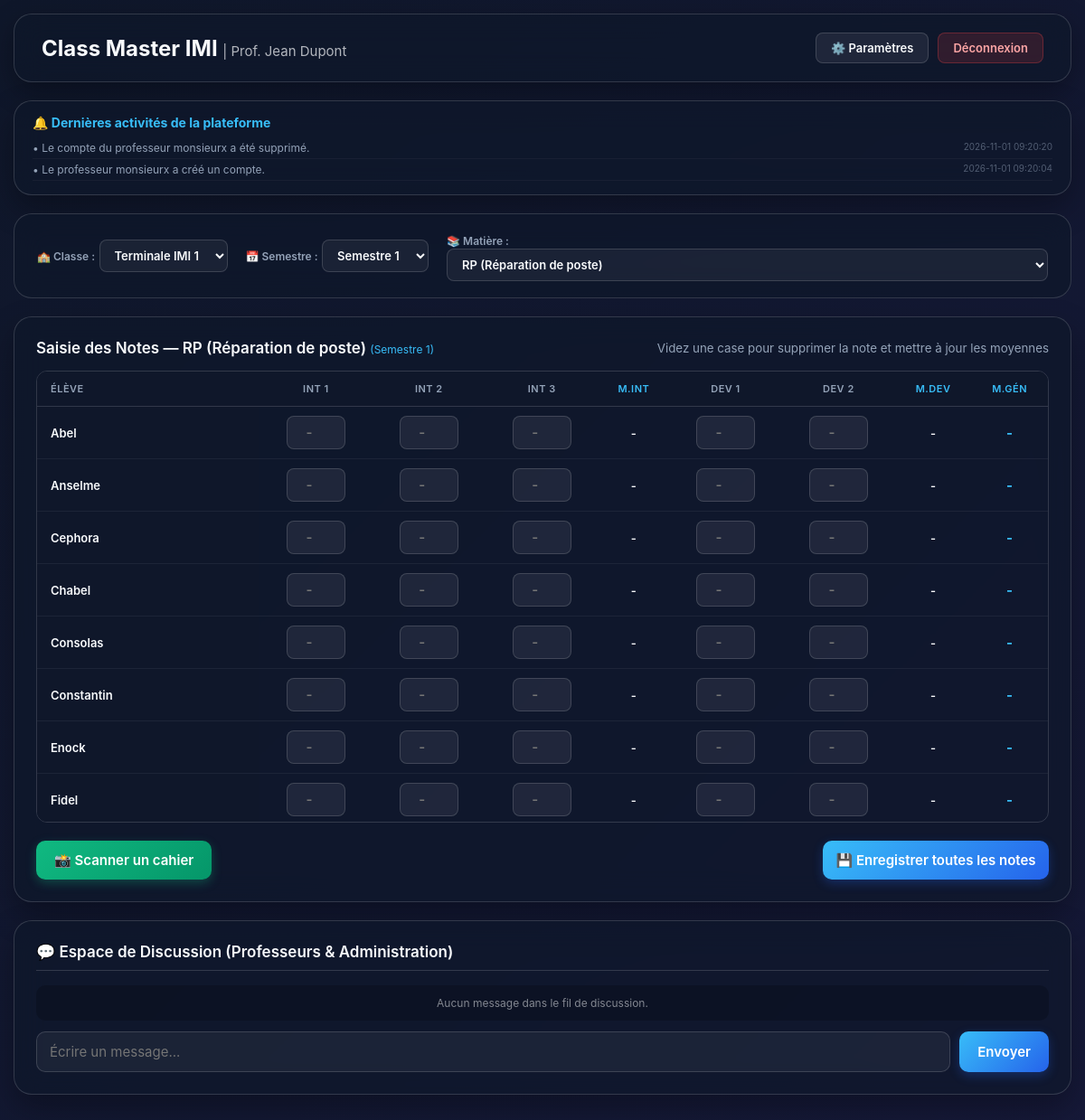
The app's page / (signed in), older data.
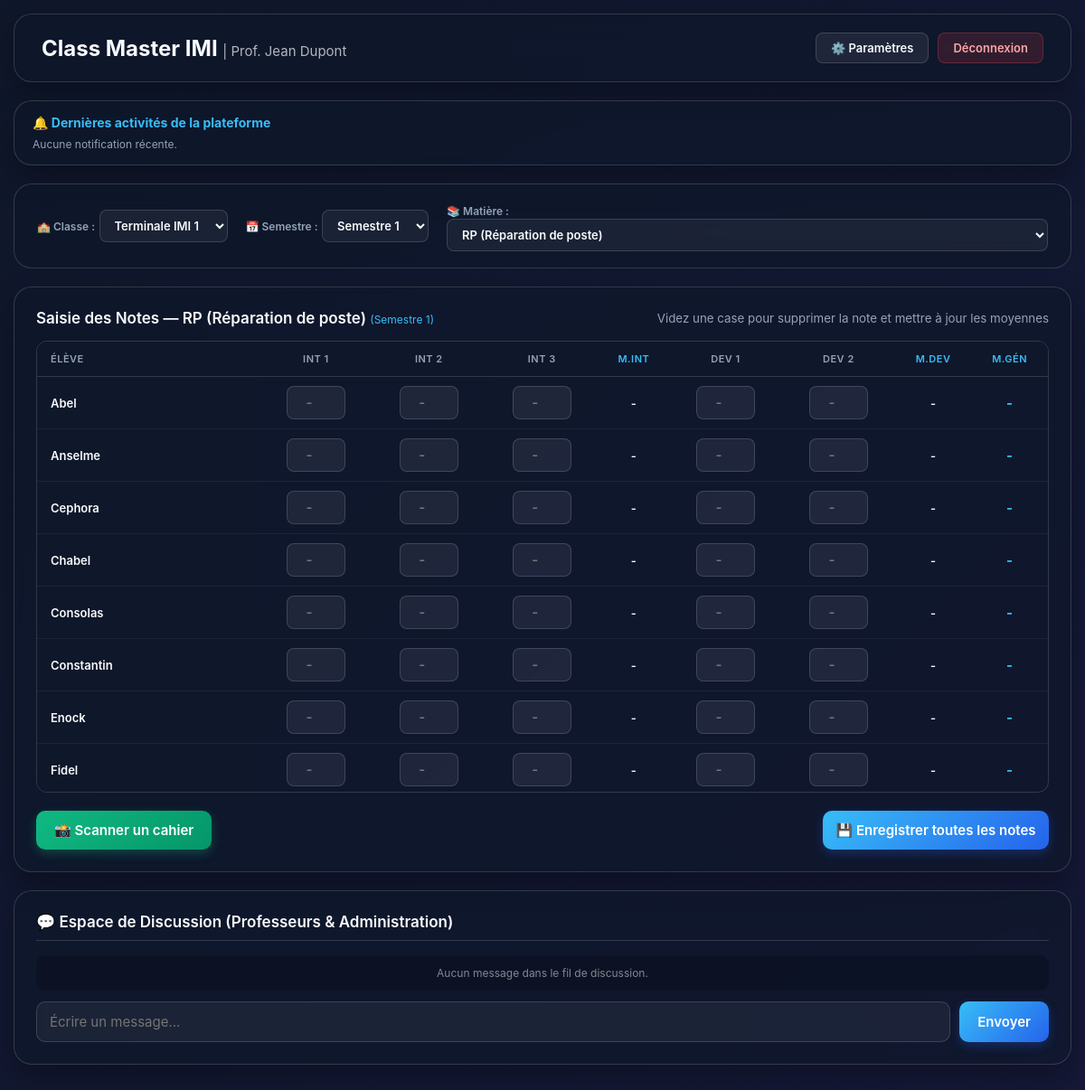
The same page, newer data.
### tables this page shows
CREATE TABLE notifications (
                    id INTEGER PRIMARY KEY AUTOINCREMENT,
                    message TEXT NOT NULL,
                    date_creation TIMESTAMP DEFAULT CURRENT_TIMESTAMP);

CREATE TABLE eleves (
                    id INTEGER PRIMARY KEY AUTOINCREMENT,
                    nom TEXT NOT NULL,
                    classe TEXT NOT NULL,
                    code_secret TEXT UNIQUE);

### app.py (the view, shortened to what this page needs)
@app.route('/', methods=['GET', 'POST'])
def index():
    if 'prof_id' in session:
        view = request.args.get('view', 'dashboard')
        message = ''
        success_message = ''
        conn = get_db_connection()
        prof_info = conn.execute('SELECT * FROM profs WHERE id = ?', (session['prof_id'],)).fetchone()
        matiere_selectionnee = request.args.get('matiere', MATIERES_OFFICIELLES[0])
        classe_selectionnee = request.args.get('classe', 'Terminale IMI 1')
        semestre_selectionne = request.args.get('semestre', SEMESTRES_OFFICIELS[0])
        notes = conn.execute('SELECT * FROM notes WHERE matiere = ? AND classe = ? AND semestre = ?',
                             (matiere_selectionnee, classe_selectionnee, semestre_selectionne)).fetchall()
        liste_eleves = conn.execute('SELECT * FROM eleves WHERE classe = ? ORDER BY nom ASC', (classe_selectionnee,)).fetchall()
        bilan_eleves = []
        for e in liste_eleves:
            notes_eleve = [n for n in notes if n['nom_eleve'] == e['nom']]
            notes_dict = {n['type_eval']: n['note'] for n in notes_eleve}
            i1 = notes_dict.get('Interrogation 1', '')
            i2 = notes_dict.get('Interrogation 2', '')
            i3 = notes_dict.get('Interrogation 3', '')
            d1 = notes_dict.get('Devoir 1', '')
            d2 = notes_dict.get('Devoir 2', '')
            n_interro = [n['note'] for n in notes_eleve if 'Interrogation' in n['type_eval']]
            n_devoir = [n['note'] for n in notes_eleve if 'Devoir' in n['type_eval']]
            m_interro = sum(n_interro) / len(n_interro) if n_interro else None
            m_devoir = sum(n_devoir) / len(n_devoir) if n_devoir else None
            toutes_notes = [n['note'] for n in notes_eleve]
            m_gen = sum(toutes_notes) / len(toutes_notes) if toutes_notes else None
            bilan_eleves.append({
                'nom': e['nom'],
                'notes': notes_eleve,
                'i1': i1, 'i2': i2, 'i3': i3, 'd1': d1, 'd2': d2,
                'moy_interro': round(m_interro, 2) if m_interro is not None else '-',
                'moy_devoir': round(m_devoir, 2) if m_devoir is not None else '-',
                'moy_gen': round(m_gen, 2) if m_gen is not None else '-'
            })
        notifications = conn.execute('SELECT * FROM notifications ORDER BY id DESC LIMIT 5').fetchall()
        messages_recents = conn.execute('SELECT * FROM messages ORDER BY id DESC LIMIT 15').fetchall()
        conn.close()
        return render_template('index.html', view=view, prof_nom=session['prof_nom'], prof_info=prof_info,
                               matieres=MATIERES_OFFICIELLES, classes=CLASSES_OFFICIELLES, semestres=SEMESTRES_OFFICIELS,
                               matiere_active=matiere_selectionnee, classe_active=classe_selectionnee, semestre_actif=semestre_selectionne,
                               bilan_eleves=bilan_eleves, liste_eleves=liste_eleves,
                               notifications=notifications, messages_recents=messages_recents,
                               message=message, success_message=success_message)

### app.py (called while the page is built)
def get_db_connection():
    conn = sqlite3.connect('educmaster_mini.db')
    conn.row_factory = sqlite3.Row
    return conn

### templates/index.html (shortened to what the changed rows need)
<!DOCTYPE html>
<html lang="fr">
<head>
</head>
<body>
    {% if session.get('prof_id') and view == 'dashboard' %}
        <div class="dashboard-wrapper" style="align-self: flex-start;">
            <div class="header">
                <h2>Class Master IMI <span style="font-weight: 400; opacity: 0.7; font-size: 15px;">| Prof. {{ prof_nom }}</span></h2>
            </div>
            <div class="card" style="margin-bottom: 20px; padding: 15px 20px;">
                <ul style="list-style-type: none; font-size: 12px; color: var(--text-muted);">
                    {% for notif in notifications %}
                        <li style="padding: 4px 0; border-bottom: 1px solid rgba(255,255,255,0.04);">
                            • {{ notif.message }} <span style="opacity: 0.5; font-size: 10px; float: right;">{{ notif.date_creation }}</span>
                        </li>
                    {% else %}
                        <li>Aucune notification récente.</li>
                    {% endfor %}
                </ul>
            </div>
            <div class="card">
                <form method="POST">
                    <div class="table-container">
                        <table style="min-width: 850px;">
                            <thead>
                                <tr>
                                    <th style="width: 22%;">Élève</th>
                                    <th>Int 1</th>
                                    <th>Int 2</th>
                                    <th>Int 3</th>
                                    <th style="color: var(--accent-primary);">M.Int</th>
                                    <th>Dev 1</th>
                                    <th>Dev 2</th>
                                    <th style="color: var(--accent-primary);">M.Dev</th>
                                    <th style="color: #38bdf8;">M.Gén</th>
                                </tr>
                            </thead>
                            <tbody>
                                {% for b in bilan_eleves %}
                                <tr>
                                    <td><strong style="font-weight: 600;">{{ b.nom }}</strong></td>
                                    <td><input type="number" step="0.25" min="0" max="20" name="note_{{ b.nom }}_Interrogation-1" value="{{ b.i1 }}" placeholder="-" class="grid-note-input"></td>
                                    <td><input type="number" step="0.25" min="0" max="20" name="note_{{ b.nom }}_Interrogation-2" value="{{ b.i2 }}" placeholder="-" class="grid-note-input"></td>
                                    <td><input type="number" step="0.25" min="0" max="20" name="note_{{ b.nom }}_Interrogation-3" value="{{ b.i3 }}" placeholder="-" class="grid-note-input"></td>
                                    <td style="font-weight: 600;">{{ b.moy_interro }}</td>
                                    <td><input type="number" step="0.25" min="0" max="20" name="note_{{ b.nom }}_Devoir-1" value="{{ b.d1 }}" placeholder="-" class="grid-note-input"></td>
                                    <td><input type="number" step="0.25" min="0" max="20" name="note_{{ b.nom }}_Devoir-2" value="{{ b.d2 }}" placeholder="-" class="grid-note-input"></td>
                                    <td style="font-weight: 600;">{{ b.moy_devoir }}</td>
                                    <td><strong style="color: #38bdf8; font-size: 15px;">{{ b.moy_gen }}</strong></td>
                                </tr>
                                {% else %}
                                <tr>
                                    <td colspan="9" style="text-align: center; opacity: 0.5; padding: 30px;">Aucun élève enregistré dans cette classe.</td>
                                </tr>
                                {% endfor %}
                            </tbody>
                        </table>
                    </div>
                </form>
            </div>
        </div>
    {% endif %}
</body>
</html>

Row changes from the older to the newer data that the page shows:
removed notifications: message "Le compte du professeur monsieurx a été supprimé.", date_creation "2026-11-01 09:20:20"
removed notifications: message "Le professeur monsieurx a créé un compte.", date_creation "2026-11-01 09:20:04"
Text that changed along with them:
text now shown: "Aucune notification récente."
